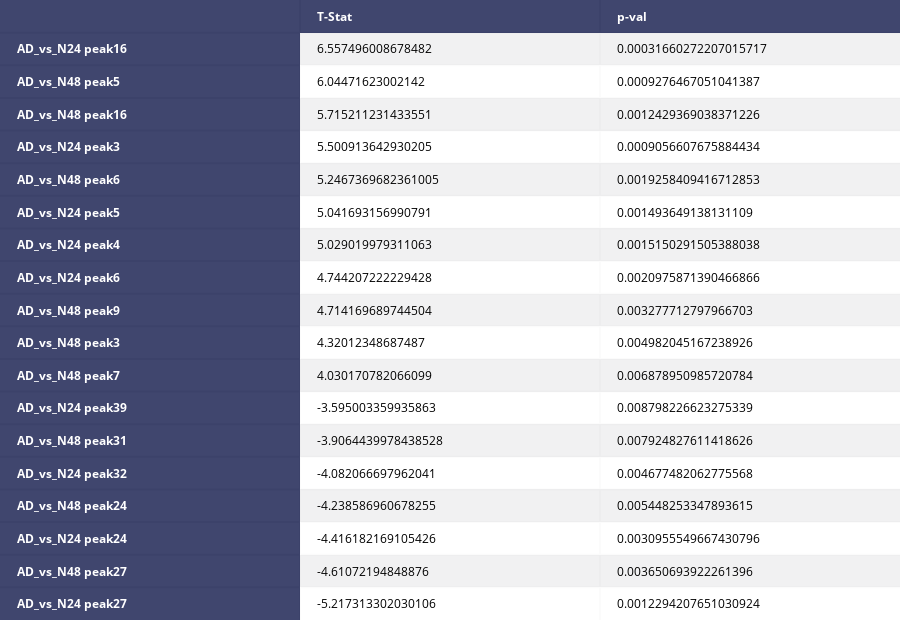

Notebook code for this chart:
### Code cell
tests_matrix = prepare_matrix(results, True)
#pprint(tests_matrix)
twosample_table = FF.create_table(tests_matrix, index=True)
plotly.offline.iplot(twosample_table, filename='T-test results')

### Figure 1 — Plotly figure (JSON) as saved in the notebook; plotly's stock layout.template omitted (floating-point values rounded to 4 significant figures)
{"data": [{"colorscale": [[0, "#00083e"], [0.5, "#ededee"], [1, "#ffffff"]], "hoverinfo": "none", "opacity": 0.75, "showscale": false, "type": "heatmap", "uid": "0a28c68c-9ca9-11e8-8a08-008cfa48cbd6", "z": [[0, 0, 0], [0, 0.5, 0.5], [0, 1, 1], [0, 0.5, 0.5], [0, 1, 1], [0, 0.5, 0.5], [0, 1, 1], [0, 0.5, 0.5], [0, 1, 1], [0, 0.5, 0.5], [0, 1, 1], [0, 0.5, 0.5], [0, 1, 1], [0, 0.5, 0.5], [0, 1, 1], [0, 0.5, 0.5], [0, 1, 1], [0, 0.5, 0.5], [0, 1, 1]]}], "layout": {"annotations": [{"align": "left", "font": {"color": "#ffffff"}, "showarrow": false, "text": "<b></b>", "x": -0.45, "xanchor": "left", "xref": "x", "y": 0, "yref": "y"}, {"align": "left", "font": {"color": "#ffffff"}, "showarrow": false, "text": "<b>T-Stat</b>", "x": 0.55, "xanchor": "left", "xref": "x", "y": 0, "yref": "y"}, {"align": "left", "font": {"color": "#ffffff"}, "showarrow": false, "text": "<b>p-val</b>", "x": 1.55, "xanchor": "left", "xref": "x", "y": 0, "yref": "y"}, {"align": "left", "font": {"color": "#ffffff"}, "showarrow": false, "text": "<b>AD_vs_N24 peak16</b>", "x": -0.45, "xanchor": "left", "xref": "x", "y": 1, "yref": "y"}, {"align": "left", "font": {"color": "#000000"}, "showarrow": false, "text": "6.557496008678482", "x": 0.55, "xanchor": "left", "xref": "x", "y": 1, "yref": "y"}, {"align": "left", "font": {"color": "#000000"}, "showarrow": false, "text": "0.00031660272207015717", "x": 1.55, "xanchor": "left", "xref": "x", "y": 1, "yref": "y"}, {"align": "left", "font": {"color": "#ffffff"}, "showarrow": false, "text": "<b>AD_vs_N48 peak5</b>", "x": -0.45, "xanchor": "left", "xref": "x", "y": 2, "yref": "y"}, {"align": "left", "font": {"color": "#000000"}, "showarrow": false, "text": "6.04471623002142", "x": 0.55, "xanchor": "left", "xref": "x", "y": 2, "yref": "y"}, {"align": "left", "font": {"color": "#000000"}, "showarrow": false, "text": "0.0009276467051041387", "x": 1.55, "xanchor": "left", "xref": "x", "y": 2, "yref": "y"}, {"align": "left", "font": {"color": "#ffffff"}, "showarrow": false, "text": "<b>AD_vs_N48 peak16</b>", "x": -0.45, "xanchor": "left", "xref": "x", "y": 3, "yref": "y"}, {"align": "left", "font": {"color": "#000000"}, "showarrow": false, "text": "5.715211231433551", "x": 0.55, "xanchor": "left", "xref": "x", "y": 3, "yref": "y"}, {"align": "left", "font": {"color": "#000000"}, "showarrow": false, "text": "0.0012429369038371226", "x": 1.55, "xanchor": "left", "xref": "x", "y": 3, "yref": "y"}, {"align": "left", "font": {"color": "#ffffff"}, "showarrow": false, "text": "<b>AD_vs_N24 peak3</b>", "x": -0.45, "xanchor": "left", "xref": "x", "y": 4, "yref": "y"}, {"align": "left", "font": {"color": "#000000"}, "showarrow": false, "text": "5.500913642930205", "x": 0.55, "xanchor": "left", "xref": "x", "y": 4, "yref": "y"}, {"align": "left", "font": {"color": "#000000"}, "showarrow": false, "text": "0.0009056607675884434", "x": 1.55, "xanchor": "left", "xref": "x", "y": 4, "yref": "y"}, {"align": "left", "font": {"color": "#ffffff"}, "showarrow": false, "text": "<b>AD_vs_N48 peak6</b>", "x": -0.45, "xanchor": "left", "xref": "x", "y": 5, "yref": "y"}, {"align": "left", "font": {"color": "#000000"}, "showarrow": false, "text": "5.2467369682361005", "x": 0.55, "xanchor": "left", "xref": "x", "y": 5, "yref": "y"}, {"align": "left", "font": {"color": "#000000"}, "showarrow": false, "text": "0.0019258409416712853", "x": 1.55, "xanchor": "left", "xref": "x", "y": 5, "yref": "y"}, {"align": "left", "font": {"color": "#ffffff"}, "showarrow": false, "text": "<b>AD_vs_N24 peak5</b>", "x": -0.45, "xanchor": "left", "xref": "x", "y": 6, "yref": "y"}, {"align": "left", "font": {"color": "#000000"}, "showarrow": false, "text": "5.041693156990791", "x": 0.55, "xanchor": "left", "xref": "x", "y": 6, "yref": "y"}, {"align": "left", "font": {"color": "#000000"}, "showarrow": false, "text": "0.001493649138131109", "x": 1.55, "xanchor": "left", "xref": "x", "y": 6, "yref": "y"}, {"align": "left", "font": {"color": "#ffffff"}, "showarrow": false, "text": "<b>AD_vs_N24 peak4</b>", "x": -0.45, "xanchor": "left", "xref": "x", "y": 7, "yref": "y"}, {"align": "left", "font": {"color": "#000000"}, "showarrow": false, "text": "5.029019979311063", "x": 0.55, "xanchor": "left", "xref": "x", "y": 7, "yref": "y"}, {"align": "left", "font": {"color": "#000000"}, "showarrow": false, "text": "0.0015150291505388038", "x": 1.55, "xanchor": "left", "xref": "x", "y": 7, "yref": "y"}, {"align": "left", "font": {"color": "#ffffff"}, "showarrow": false, "text": "<b>AD_vs_N24 peak6</b>", "x": -0.45, "xanchor": "left", "xref": "x", "y": 8, "yref": "y"}, {"align": "left", "font": {"color": "#000000"}, "showarrow": false, "text": "4.744207222229428", "x": 0.55, "xanchor": "left", "xref": "x", "y": 8, "yref": "y"}, {"align": "left", "font": {"color": "#000000"}, "showarrow": false, "text": "0.0020975871390466866", "x": 1.55, "xanchor": "left", "xref": "x", "y": 8, "yref": "y"}, {"align": "left", "font": {"color": "#ffffff"}, "showarrow": false, "text": "<b>AD_vs_N48 peak9</b>", "x": -0.45, "xanchor": "left", "xref": "x", "y": 9, "yref": "y"}, {"align": "left", "font": {"color": "#000000"}, "showarrow": false, "text": "4.714169689744504", "x": 0.55, "xanchor": "left", "xref": "x", "y": 9, "yref": "y"}, {"align": "left", "font": {"color": "#000000"}, "showarrow": false, "text": "0.003277712797966703", "x": 1.55, "xanchor": "left", "xref": "x", "y": 9, "yref": "y"}, {"align": "left", "font": {"color": "#ffffff"}, "showarrow": false, "text": "<b>AD_vs_N48 peak3</b>", "x": -0.45, "xanchor": "left", "xref": "x", "y": 10, "yref": "y"}, {"align": "left", "font": {"color": "#000000"}, "showarrow": false, "text": "4.32012348687487", "x": 0.55, "xanchor": "left", "xref": "x", "y": 10, "yref": "y"}, {"align": "left", "font": {"color": "#000000"}, "showarrow": false, "text": "0.004982045167238926", "x": 1.55, "xanchor": "left", "xref": "x", "y": 10, "yref": "y"}, {"align": "left", "font": {"color": "#ffffff"}, "showarrow": false, "text": "<b>AD_vs_N48 peak7</b>", "x": -0.45, "xanchor": "left", "xref": "x", "y": 11, "yref": "y"}, {"align": "left", "font": {"color": "#000000"}, "showarrow": false, "text": "4.030170782066099", "x": 0.55, "xanchor": "left", "xref": "x", "y": 11, "yref": "y"}, {"align": "left", "font": {"color": "#000000"}, "showarrow": false, "text": "0.006878950985720784", "x": 1.55, "xanchor": "left", "xref": "x", "y": 11, "yref": "y"}, {"align": "left", "font": {"color": "#ffffff"}, "showarrow": false, "text": "<b>AD_vs_N24 peak39</b>", "x": -0.45, "xanchor": "left", "xref": "x", "y": 12, "yref": "y"}, {"align": "left", "font": {"color": "#000000"}, "showarrow": false, "text": "-3.595003359935863", "x": 0.55, "xanchor": "left", "xref": "x", "y": 12, "yref": "y"}, {"align": "left", "font": {"color": "#000000"}, "showarrow": false, "text": "0.008798226623275339", "x": 1.55, "xanchor": "left", "xref": "x", "y": 12, "yref": "y"}, {"align": "left", "font": {"color": "#ffffff"}, "showarrow": false, "text": "<b>AD_vs_N48 peak31</b>", "x": -0.45, "xanchor": "left", "xref": "x", "y": 13, "yref": "y"}, {"align": "left", "font": {"color": "#000000"}, "showarrow": false, "text": "-3.9064439978438528", "x": 0.55, "xanchor": "left", "xref": "x", "y": 13, "yref": "y"}, {"align": "left", "font": {"color": "#000000"}, "showarrow": false, "text": "0.007924827611418626", "x": 1.55, "xanchor": "left", "xref": "x", "y": 13, "yref": "y"}, {"align": "left", "font": {"color": "#ffffff"}, "showarrow": false, "text": "<b>AD_vs_N24 peak32</b>", "x": -0.45, "xanchor": "left", "xref": "x", "y": 14, "yref": "y"}, {"align": "left", "font": {"color": "#000000"}, "showarrow": false, "text": "-4.082066697962041", "x": 0.55, "xanchor": "left", "xref": "x", "y": 14, "yref": "y"}, {"align": "left", "font": {"color": "#000000"}, "showarrow": false, "text": "0.004677482062775568", "x": 1.55, "xanchor": "left", "xref": "x", "y": 14, "yref": "y"}, {"align": "left", "font": {"color": "#ffffff"}, "showarrow": false, "text": "<b>AD_vs_N48 peak24</b>", "x": -0.45, "xanchor": "left", "xref": "x", "y": 15, "yref": "y"}, {"align": "left", "font": {"color": "#000000"}, "showarrow": false, "text": "-4.238586960678255", "x": 0.55, "xanchor": "left", "xref": "x", "y": 15, "yref": "y"}, {"align": "left", "font": {"color": "#000000"}, "showarrow": false, "text": "0.005448253347893615", "x": 1.55, "xanchor": "left", "xref": "x", "y": 15, "yref": "y"}, {"align": "left", "font": {"color": "#ffffff"}, "showarrow": false, "text": "<b>AD_vs_N24 peak24</b>", "x": -0.45, "xanchor": "left", "xref": "x", "y": 16, "yref": "y"}, {"align": "left", "font": {"color": "#000000"}, "showarrow": false, "text": "-4.416182169105426", "x": 0.55, "xanchor": "left", "xref": "x", "y": 16, "yref": "y"}, {"align": "left", "font": {"color": "#000000"}, "showarrow": false, "text": "0.0030955549667430796", "x": 1.55, "xanchor": "left", "xref": "x", "y": 16, "yref": "y"}, {"align": "left", "font": {"color": "#ffffff"}, "showarrow": false, "text": "<b>AD_vs_N48 peak27</b>", "x": -0.45, "xanchor": "left", "xref": "x", "y": 17, "yref": "y"}, {"align": "left", "font": {"color": "#000000"}, "showarrow": false, "text": "-4.61072194848876", "x": 0.55, "xanchor": "left", "xref": "x", "y": 17, "yref": "y"}, {"align": "left", "font": {"color": "#000000"}, "showarrow": false, "text": "0.003650693922261396", "x": 1.55, "xanchor": "left", "xref": "x", "y": 17, "yref": "y"}, {"align": "left", "font": {"color": "#ffffff"}, "showarrow": false, "text": "<b>AD_vs_N24 peak27</b>", "x": -0.45, "xanchor": "left", "xref": "x", "y": 18, "yref": "y"}, {"align": "left", "font": {"color": "#000000"}, "showarrow": false, "text": "-5.217313302030106", "x": 0.55, "xanchor": "left", "xref": "x", "y": 18, "yref": "y"}, {"align": "left", "font": {"color": "#000000"}, "showarrow": false, "text": "0.0012294207651030924", "x": 1.55, "xanchor": "left", "xref": "x", "y": 18, "yref": "y"}], "height": 620, "margin": {"b": 0, "l": 0, "r": 0, "t": 0}, "xaxis": {"dtick": 1, "gridwidth": 2, "showticklabels": false, "tick0": -0.5, "ticks": "", "zeroline": false}, "yaxis": {"autorange": "reversed", "dtick": 1, "gridwidth": 2, "showticklabels": false, "tick0": 0.5, "ticks": "", "zeroline": false}}}
